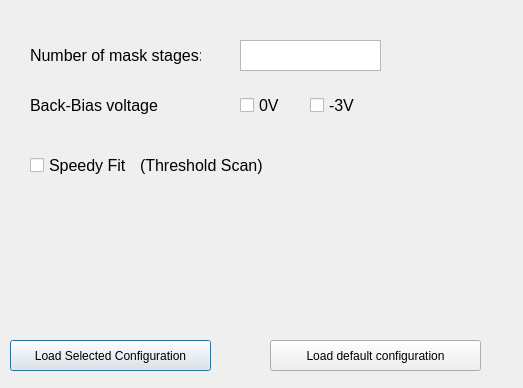
<?xml version="1.0" encoding="UTF-8"?>
<ui version="4.0">
 <class>ScanConfiguration</class>
 <widget class="QDialog" name="ScanConfiguration">
  <property name="geometry">
   <rect>
    <x>0</x>
    <y>0</y>
    <width>523</width>
    <height>388</height>
   </rect>
  </property>
  <property name="sizeIncrement">
   <size>
    <width>5</width>
    <height>5</height>
   </size>
  </property>
  <property name="windowTitle">
   <string>Dialog</string>
  </property>
  <widget class="QPushButton" name="load_configuration">
   <property name="geometry">
    <rect>
     <x>10</x>
     <y>340</y>
     <width>201</width>
     <height>31</height>
    </rect>
   </property>
   <property name="text">
    <string>Load Selected Configuration</string>
   </property>
  </widget>
  <widget class="QCheckBox" name="speedyfit">
   <property name="geometry">
    <rect>
     <x>30</x>
     <y>150</y>
     <width>111</width>
     <height>31</height>
    </rect>
   </property>
   <property name="font">
    <font>
     <pointsize>12</pointsize>
    </font>
   </property>
   <property name="text">
    <string>Speedy Fit</string>
   </property>
  </widget>
  <widget class="QLabel" name="ms">
   <property name="geometry">
    <rect>
     <x>30</x>
     <y>40</y>
     <width>171</width>
     <height>31</height>
    </rect>
   </property>
   <property name="font">
    <font>
     <pointsize>12</pointsize>
    </font>
   </property>
   <property name="text">
    <string>Number of mask stages: </string>
   </property>
  </widget>
  <widget class="QTextEdit" name="nmaskstages">
   <property name="geometry">
    <rect>
     <x>240</x>
     <y>40</y>
     <width>141</width>
     <height>31</height>
    </rect>
   </property>
  </widget>
  <widget class="QPushButton" name="close">
   <property name="geometry">
    <rect>
     <x>270</x>
     <y>340</y>
     <width>211</width>
     <height>31</height>
    </rect>
   </property>
   <property name="text">
    <string>Load default configuration</string>
   </property>
  </widget>
  <widget class="QLabel" name="backbias">
   <property name="geometry">
    <rect>
     <x>30</x>
     <y>90</y>
     <width>171</width>
     <height>31</height>
    </rect>
   </property>
   <property name="font">
    <font>
     <pointsize>12</pointsize>
    </font>
   </property>
   <property name="text">
    <string>Back-Bias voltage</string>
   </property>
  </widget>
  <widget class="QCheckBox" name="backbias0">
   <property name="geometry">
    <rect>
     <x>240</x>
     <y>90</y>
     <width>111</width>
     <height>31</height>
    </rect>
   </property>
   <property name="font">
    <font>
     <pointsize>12</pointsize>
    </font>
   </property>
   <property name="text">
    <string>0V</string>
   </property>
  </widget>
  <widget class="QCheckBox" name="backbias3">
   <property name="geometry">
    <rect>
     <x>310</x>
     <y>90</y>
     <width>111</width>
     <height>31</height>
    </rect>
   </property>
   <property name="font">
    <font>
     <pointsize>12</pointsize>
    </font>
   </property>
   <property name="text">
    <string>-3V</string>
   </property>
  </widget>
  <widget class="QLabel" name="threshlabel">
   <property name="geometry">
    <rect>
     <x>140</x>
     <y>150</y>
     <width>171</width>
     <height>31</height>
    </rect>
   </property>
   <property name="font">
    <font>
     <pointsize>12</pointsize>
    </font>
   </property>
   <property name="text">
    <string>(Threshold Scan)</string>
   </property>
  </widget>
 </widget>
 <resources/>
 <connections/>
</ui>
